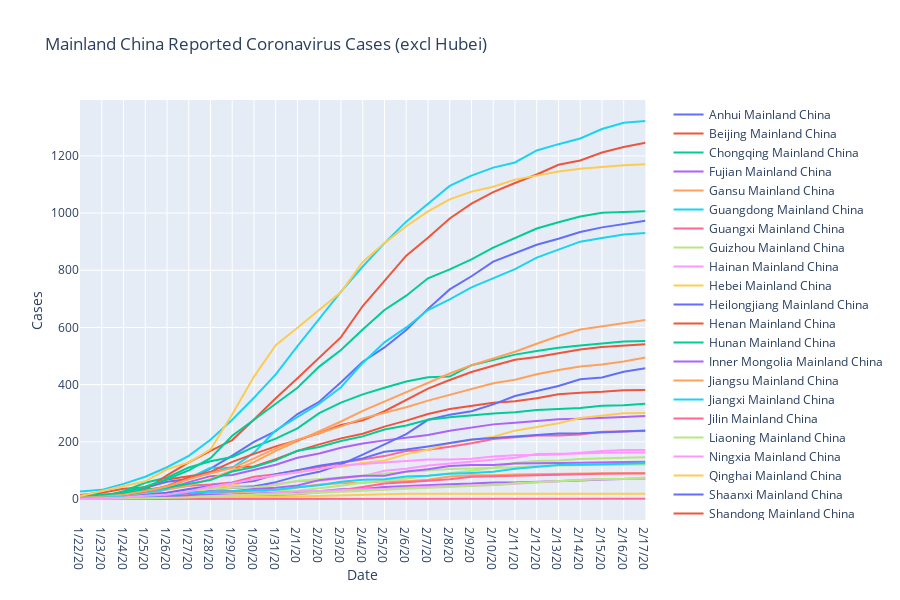

Notebook code for this chart:
### Code cell
import plotly.express as px


fig = px.line(final_df_MChina_exHubei,title="Mainland China Reported Coronavirus Cases (excl Hubei)", x="Date", y="Cases", color="name", line_group="name", hover_name="name",render_mode="svg")
fig.for_each_trace(lambda t: t.update(name=t.name.replace("name=", "")))
fig.show()
